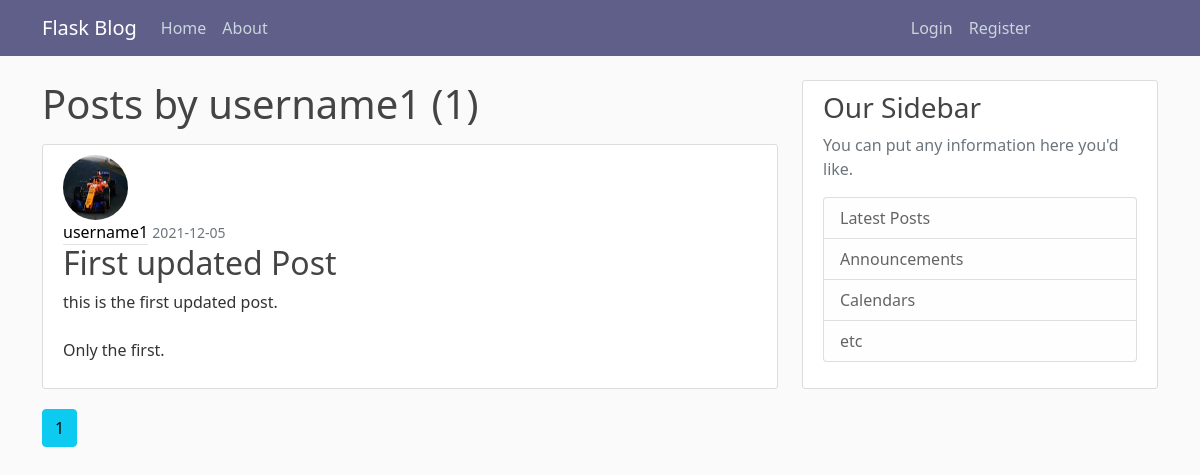
The page /user/username1 on the database as committed earlier.
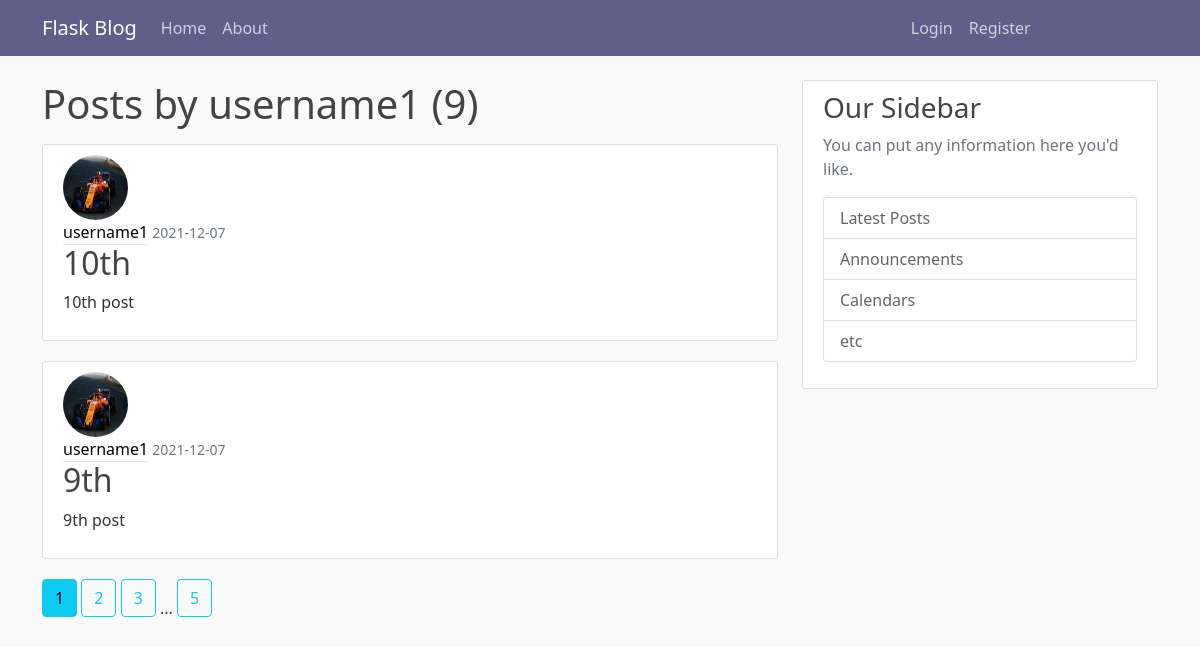
The same page on the database as committed later.
### flask_blog/models.py (models this page shows, shortened)
class Post(db.Model):
    id = db.Column(db.Integer, primary_key=True)
    title = db.Column(db.String(100), nullable=False)
    date_posted = db.Column(db.DateTime, nullable=False, default=datetime.utcnow)
    content = db.Column(db.Text, nullable=False)
    user_id = db.Column(db.Integer, db.ForeignKey('user.id'), nullable=False)

class User(db.Model, UserMixin):
    id = db.Column(db.Integer, primary_key=True)
    username = db.Column(db.String(20), unique=True, nullable=False)
    email = db.Column(db.String(120), unique=True, nullable=False)
    image_file = db.Column(db.String(20), nullable=False, default='default.jpg')
    password = db.Column(db.String(20), nullable=False)
    posts = db.relationship('Post', backref='author', lazy=True)

### flask_blog/routes.py (the view)
@app.route("/user/<string:username>")
def user_posts(username):
    page = request.args.get('page', 1, type=int)
    user = User.query.filter_by(username=username).first_or_404()
    posts = Post.query.filter_by(author=user)\
        .order_by(Post.date_posted.desc())\
        .paginate(page=page, per_page=2)
    return render_template('user_posts.html', posts=posts, user=user)

### flask_blog/templates/user_posts.html
{% extends "layout.html" %}
{% block content %}
    <h1 class="mb-3">Posts by {{ user.username }} ({{ posts.total }})</h1>
    {% for post in posts.items %}
    <article class="media content-section">
      <img class="rounded-circle article-img" src="{{ url_for('static', filename='profile_pics/' + post.author.image_file) }}">
        <div class="media-body">
          <div class="article-metadata">
            <a class="mr-2" href="{{ url_for('user_posts', username=post.author.username) }}">{{ post.author.username }}</a>
            <small class="text-muted">{{ post.date_posted.strftime('%Y-%m-%d') }}</small>
          </div>
          <h2><a class="article-title" href="{{ url_for('post', post_id=post.id) }}">{{ post.title }}</a></h2>
          <p class="article-content">{{ post.content }}</p>
        </div>
      </article>
    {% endfor %}
    {% for page_num in posts.iter_pages(left_edge=1, right_edge=1, left_current=1, right_current=2) %}
      {% if page_num %}
        {% if posts.page == page_num %}
          <a class="btn btn-info mb-4" href="{{ url_for('user_posts', username=user.username, page=page_num) }}">{{ page_num }}</a>
        {% else %}
          <a class="btn btn-outline-info mb-4" href="{{ url_for('user_posts', username=user.username, page=page_num) }}">{{ page_num }}</a>
        {% endif %}
      {% else %}
        ...
      {% endif %}
    {% endfor %}
{% endblock content %}

Rows that differ between the two databases and show on the page:
no longer on this page (row unchanged): Post: image_file (picture), author.username "username1", date_posted "2021-12-05", title "First updated Post", content "this is the first updated post. Only the first."
added Post: image_file (picture), author.username "username1", date_posted "2021-12-07", title "10th", content "10th post"
added Post: image_file (picture), author.username "username1", date_posted "2021-12-07", title "9th", content "9th post"
Other text that changed with them:
{{ posts.total }}: "1" → "9"
new list line: "2"
new list line: "3"
new list line: "5"
